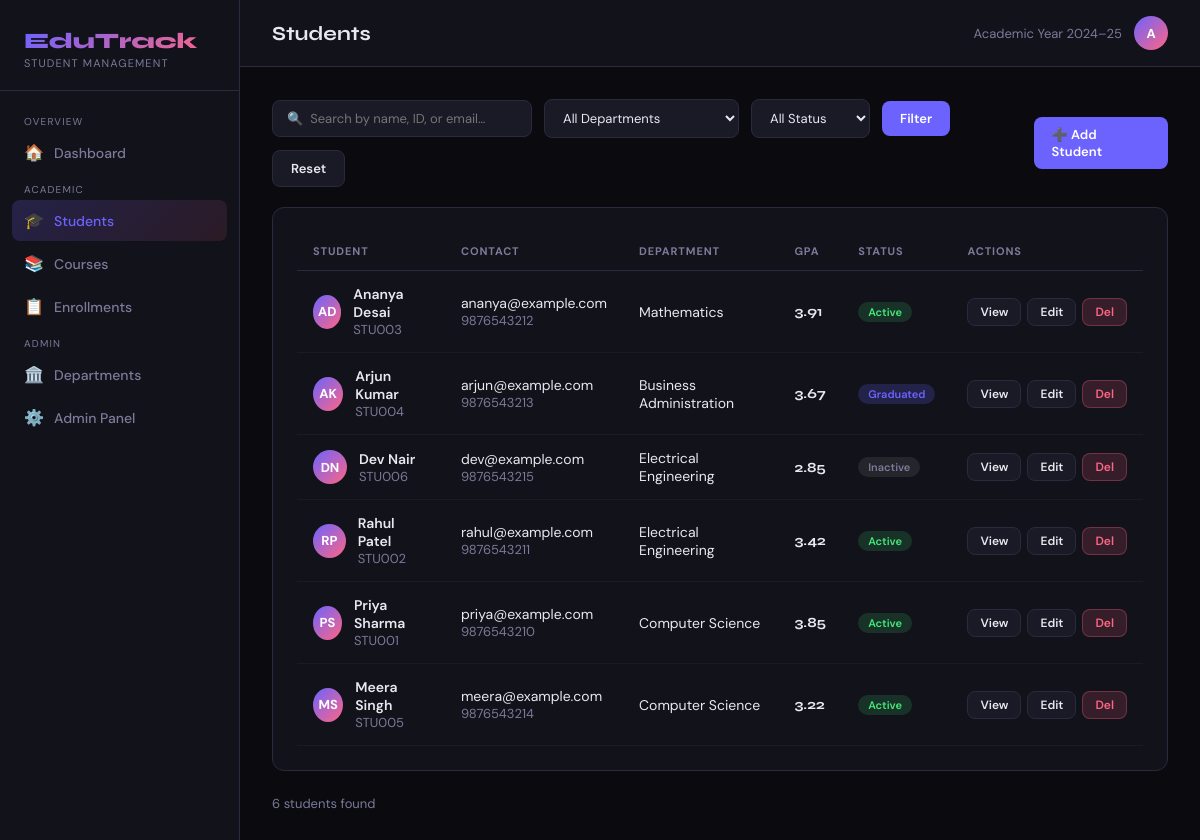
/students/, run on an earlier commit of the app's database.
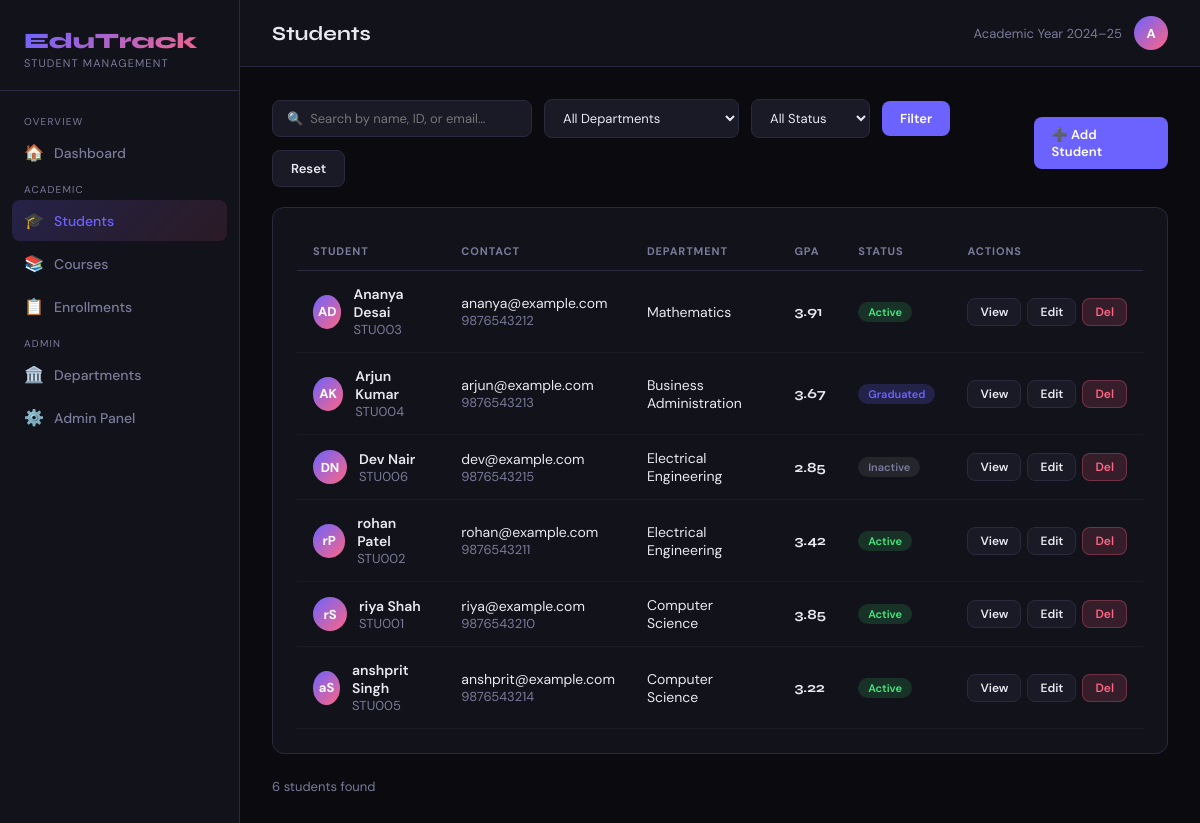
And on a later commit of the database.
### students/models.py (models this page shows, shortened)
class Student(models.Model):
    GENDER_CHOICES = [('M', 'Male'), ('F', 'Female'), ('O', 'Other')]
    STATUS_CHOICES = [('active', 'Active'), ('inactive', 'Inactive'), ('graduated', 'Graduated'), ('suspended', 'Suspended')]
    student_id = models.CharField(max_length=20, unique=True)
    first_name = models.CharField(max_length=50)
    last_name = models.CharField(max_length=50)
    email = models.EmailField(unique=True)
    phone = models.CharField(max_length=15, blank=True)
    gender = models.CharField(max_length=1, choices=GENDER_CHOICES)
    date_of_birth = models.DateField(null=True, blank=True)
    department = models.ForeignKey(Department, on_delete=models.SET_NULL, null=True, related_name='students')
    enrollment_date = models.DateField(auto_now_add=True)
    status = models.CharField(max_length=20, choices=STATUS_CHOICES, default='active')
    gpa = models.DecimalField(max_digits=3, decimal_places=2, null=True, blank=True)
    address = models.TextField(blank=True)
    created_at = models.DateTimeField(auto_now_add=True)
    updated_at = models.DateTimeField(auto_now=True)
    @property
    def full_name(self):
        return f"{self.first_name} {self.last_name}"
    class Meta:
        ordering = ['last_name', 'first_name']

class Department(models.Model):
    name = models.CharField(max_length=100)
    code = models.CharField(max_length=10, unique=True)
    created_at = models.DateTimeField(auto_now_add=True)
    class Meta:
        ordering = ['name']

### students/views.py (the view)
# urls.py: path('students/', views.student_list, name='student_list'),
def student_list(request):
    q = request.GET.get('q', '')
    dept = request.GET.get('department', '')
    status = request.GET.get('status', '')
    students = Student.objects.select_related('department')
    if q:
        students = students.filter(Q(first_name__icontains=q) | Q(last_name__icontains=q) | Q(student_id__icontains=q) | Q(email__icontains=q))
    if dept:
        students = students.filter(department__id=dept)
    if status:
        students = students.filter(status=status)
    departments = Department.objects.all()
    return render(request, 'students/student_list.html', {'students': students, 'departments': departments, 'q': q, 'selected_dept': dept, 'selected_status': status})

### templates/students/student_list.html (shortened to what this page needs)
{% extends 'students/base.html' %}
{% block page_title %}Students{% endblock %}
{% block content %}
<div class="flex-between">
  <form method="get" class="search-bar">
    <input name="q" value="{{ q }}" placeholder="🔍  Search by name, ID, or email…">
    <select name="department">
      <option value="">All Departments</option>
    </select>
    <select name="status">
      <option value="">All Status</option>
    </select>
    <button type="submit" class="btn btn-primary">Filter</button>
    <a href="{% url 'student_list' %}" class="btn btn-ghost">Reset</a>
  </form>
  <a href="{% url 'student_create' %}" class="btn btn-primary">➕ Add Student</a>
</div>
<div class="card">
  <table>
    <thead>
      <tr><th>Student</th><th>Contact</th><th>Department</th><th>GPA</th><th>Status</th><th>Actions</th></tr>
    </thead>
    <tbody>
      {% for s in students %}
      <tr>
        <td>
          <div style="display:flex;align-items:center;gap:12px">
            <div class="avatar">{{ s.first_name.0 }}{{ s.last_name.0 }}</div>
            <div>
              <div style="font-weight:600">{{ s.full_name }}</div>
              <div class="text-muted">{{ s.student_id }}</div>
            </div>
          </div>
        </td>
        <td>
          <div>{{ s.email }}</div>
          <div class="text-muted">{{ s.phone|default:"—" }}</div>
        </td>
        <td>{{ s.department.name|default:"—" }}</td>
        <td style="font-weight:700;font-family:'Syne',sans-serif">{{ s.gpa|default:"—" }}</td>
        <td><span class="badge badge-{{ s.status }}">{{ s.get_status_display }}</span></td>
        <td>
          <div style="display:flex;gap:6px">
            <a href="{% url 'student_detail' s.pk %}" class="btn btn-ghost btn-sm">View</a>
            <a href="{% url 'student_edit' s.pk %}" class="btn btn-ghost btn-sm">Edit</a>
            <a href="{% url 'student_delete' s.pk %}" class="btn btn-danger btn-sm">Del</a>
          </div>
        </td>
      </tr>
      {% empty %}
      <tr><td colspan="6" style="text-align:center;padding:48px" class="text-muted">No students found. <a href="{% url 'student_create' %}" style="color:var(--accent)">Add one!</a></td></tr>
      {% endfor %}
    </tbody>
  </table>
</div>
<div class="text-muted">{{ students|length }} student{{ students|length|pluralize }} found</div>
{% endblock %}

### templates/students/base.html (shortened to what this page needs)
<!DOCTYPE html>
<html lang="en">
<head>
</head>
<body>
<aside class="sidebar">
  <div class="sidebar-brand">
    <div class="brand-name">EduTrack</div>
    <div class="brand-sub">Student Management</div>
  </div>
  <nav class="nav">
    <div class="nav-section">Overview</div>
    <a href="{% url 'dashboard' %}" class="{% if request.resolver_match.url_name == 'dashboard' %}active{% endif %}">
      <span class="nav-icon">🏠</span> Dashboard
    </a>
    <div class="nav-section">Academic</div>
    <a href="{% url 'student_list' %}" class="{% if 'student' in request.resolver_match.url_name %}active{% endif %}">
      <span class="nav-icon">🎓</span> Students
    </a>
    <a href="{% url 'course_list' %}" class="{% if 'course' in request.resolver_match.url_name %}active{% endif %}">
      <span class="nav-icon">📚</span> Courses
    </a>
    <a href="{% url 'enrollment_list' %}" class="{% if 'enrollment' in request.resolver_match.url_name %}active{% endif %}">
      <span class="nav-icon">📋</span> Enrollments
    </a>
    <div class="nav-section">Admin</div>
    <a href="{% url 'department_list' %}" class="{% if 'department' in request.resolver_match.url_name %}active{% endif %}">
      <span class="nav-icon">🏛️</span> Departments
    </a>
    <a href="/admin/" target="_blank">
      <span class="nav-icon">⚙️</span> Admin Panel
    </a>
  </nav>
</aside>
<div class="main">
  <div class="topbar">
    <div class="page-title">{% block page_title %}Dashboard{% endblock %}</div>
    <div style="display:flex;align-items:center;gap:12px">
      <span class="text-muted" style="font-size:13px">Academic Year 2024–25</span>
      <div class="avatar">A</div>
    </div>
  </div>
  <div class="content">
    {% block content %}{% endblock %}
  </div>
</div>
</body>
</html>

### templates/students/base.html (style rules this page uses)
:root { --bg: #0a0a0f; --surface: #12121a; --surface2: #1a1a26; --border: #2a2a3e; --accent: #6c63ff; --accent2: #ff6584; --accent3: #43e97b; --text: #e8e8f0; --muted: #7a7a9a; --radius: 12px; }
* { margin: 0; padding: 0; box-sizing: border-box; }
body { background: var(--bg); color: var(--text); font-family: 'DM Sans', sans-serif; min-height: 100vh; display: flex; }
.sidebar { width: 240px; min-height: 100vh; background: var(--surface); border-right: 1px solid var(--border); display: flex; flex-direction: column; position: fixed; top: 0; left: 0; bottom: 0; z-index: 100; }
.sidebar-brand { padding: 28px 24px 20px; border-bottom: 1px solid var(--border); }
.brand-name { font-family: 'Syne', sans-serif; font-weight: 800; font-size: 22px; background: linear-gradient(135deg, var(--accent), var(--accent2)); -webkit-background-clip: text; -webkit-text-fill-color: transparent; background-clip: text; }
.brand-sub { font-size: 11px; color: var(--muted); margin-top: 2px; letter-spacing: 0.1em; text-transform: uppercase; }
.nav { padding: 16px 12px; flex: 1; }
.nav-section { font-size: 10px; color: var(--muted); text-transform: uppercase; letter-spacing: 0.12em; padding: 8px 12px 4px; }
.nav a { display: flex; align-items: center; gap: 10px; padding: 10px 12px; border-radius: 8px; color: var(--muted); text-decoration: none; font-size: 14px; font-weight: 500; transition: all 0.2s; margin-bottom: 2px; }
.nav a.active { background: linear-gradient(135deg, rgba(108,99,255,0.2), rgba(255,101,132,0.1)); color: var(--accent); }
.nav-icon { width: 20px; text-align: center; font-size: 16px; }
.main { margin-left: 240px; flex: 1; }
.topbar { background: var(--surface); border-bottom: 1px solid var(--border); padding: 16px 32px; display: flex; justify-content: space-between; align-items: center; position: sticky; top: 0; z-index: 50; }
.page-title { font-family: 'Syne', sans-serif; font-weight: 700; font-size: 20px; }
.content { padding: 32px; }
.card { background: var(--surface); border: 1px solid var(--border); border-radius: var(--radius); padding: 24px; margin-bottom: 24px; }
table { width: 100%; border-collapse: collapse; }
th { font-size: 11px; color: var(--muted); text-transform: uppercase; letter-spacing: 0.08em; padding: 12px 16px; text-align: left; border-bottom: 1px solid var(--border); }
td { padding: 14px 16px; border-bottom: 1px solid rgba(255,255,255,0.04); font-size: 14px; }
.badge { display: inline-flex; align-items: center; padding: 3px 10px; border-radius: 20px; font-size: 11px; font-weight: 600; }
.badge-active { background: rgba(67,233,123,0.15); color: var(--accent3); }
.badge-inactive { background: rgba(255,255,255,0.08); color: var(--muted); }
.badge-graduated { background: rgba(108,99,255,0.2); color: var(--accent); }
.btn { display: inline-flex; align-items: center; gap: 6px; padding: 9px 18px; border-radius: 8px; font-size: 13px; font-weight: 600; cursor: pointer; text-decoration: none; border: none; transition: all 0.2s; font-family: 'DM Sans', sans-serif; }
.btn-primary { background: var(--accent); color: white; }
.btn-danger { background: rgba(255,101,132,0.15); color: var(--accent2); border: 1px solid rgba(255,101,132,0.3); }
.btn-ghost { background: var(--surface2); color: var(--text); border: 1px solid var(--border); }
.btn-sm { padding: 5px 12px; font-size: 12px; }
.search-bar { display: flex; gap: 12px; align-items: center; flex-wrap: wrap; }
.search-bar input, .search-bar select { padding: 9px 14px; background: var(--surface2); border: 1px solid var(--border); border-radius: 8px; color: var(--text); font-size: 13px; font-family: 'DM Sans', sans-serif; }
.search-bar input { min-width: 260px; }
.avatar { width: 34px; height: 34px; border-radius: 50%; background: linear-gradient(135deg, var(--accent), var(--accent2)); display: inline-flex; align-items: center; justify-content: center; font-weight: 700; font-size: 13px; color: white; }
.flex-between { display: flex; justify-content: space-between; align-items: center; margin-bottom: 20px; }
.text-muted { color: var(--muted); font-size: 13px; }

What changed in the data, as far as the page shows it:
changed Student "STU002": first_name.0 "R" → "r"; full_name "Rahul Patel" → "rohan Patel"; email "rahul@example.com" → "rohan@example.com"
changed Student "STU001": first_name.0 "P" → "r"; full_name "Priya Sharma" → "riya Shah"; email "priya@example.com" → "riya@example.com"
changed Student "STU005": first_name.0 "M" → "a"; full_name "Meera Singh" → "anshprit Singh"; email "meera@example.com" → "anshprit@example.com"
